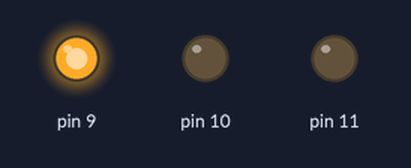
The sketch below on a simulated Arduino Uno, built with avr-gcc and run on an emulated ATmega328P. Shown: output pins drawn as LEDs (lit = HIGH).

Above: at 0.05 s.
At 0.9 s:
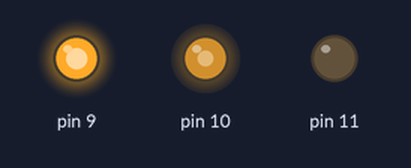
At 1.75 s:
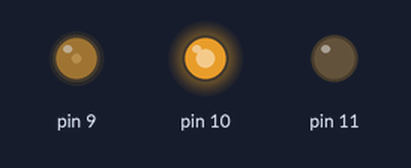
At 2.15 s:
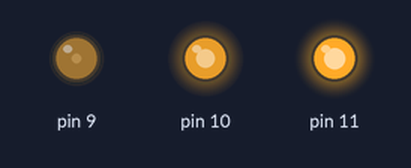
At 2.6 s:
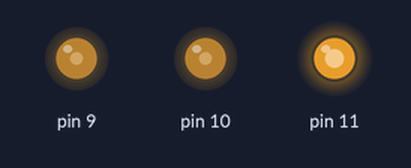
At 3.5 s:
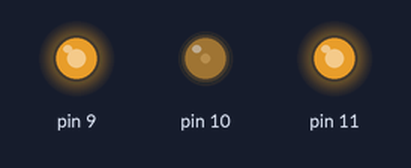
Timing chart, 0 to 8.1 s (numbered marks = the images above):
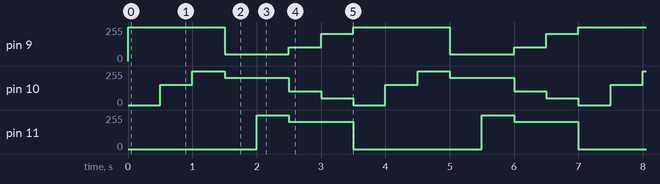

Measured:
- by itself, pin 9: repeats every 3.5 s: 51/255 1.0 s, 102/255 0.50 s, 204/255 0.50 s, 255/255 1.5 s
- by itself, pin 10: repeats every 3.5 s: 255/255 0.50 s, 204/255 1.0 s, 102/255 0.50 s, 51/255 0.50 s, 0/255 0.50 s, 153/255 0.50 s
- by itself, pin 11: repeats every 3.5 s: 204/255 1.0 s, 0/255 2.0 s, 255/255 0.50 s

The sketch:

led_rgb_ciclico_catodo_comun.ino
```cpp
// C++ code
//  LED RGB cíclico, cátodo común
//  David Guzmán
//  Mayo de 2022
//
//  Código generado usando Tinkercad (www.tinkercad.com)
//
//  Conexiones para LED RGB cátodo común:
//    LED                                         Arduino
//    R (rojo)          -- resistencia 220ohm --  pin D9
//    cátodo (pin largo) ------------------------  5V
//    G (verde)         -- resistencia 220ohm --  pin D10
//    B (azul)          -- resistencia 220ohm --  pin D11
//
// Las resistencias recomendadas pueden ser cualquier valor entre
// 200ohm y 1000ohm. Mayor resistencia, menor intesidad.

void setup()
{
  pinMode(9, OUTPUT);
  pinMode(10, OUTPUT);
  pinMode(11, OUTPUT);
}

void loop()
{
  //Rojo
  analogWrite(9, 255);
  analogWrite(10, 0);
  analogWrite(11, 0);
  delay(500); // Wait for 500 millisecond(s)
  //Naranja
  analogWrite(9, 255);
  analogWrite(10, 153);
  analogWrite(11, 0);
  delay(500); // Wait for 500 millisecond(s)
  //Amarillo
  analogWrite(9, 255);
  analogWrite(10, 255);
  analogWrite(11, 0);
  delay(500); // Wait for 500 millisecond(s)
  //Verde
  analogWrite(9, 51);
  analogWrite(10, 204);
  analogWrite(11, 0);
  delay(500); // Wait for 500 millisecond(s)
  //Celeste
  analogWrite(9, 51);
  analogWrite(10, 204);
  analogWrite(11, 255);
  delay(500); // Wait for 500 millisecond(s)
  //Morado
  analogWrite(9, 102);
  analogWrite(10, 102);
  analogWrite(11, 204);
  delay(500); // Wait for 500 millisecond(s)
  //Rosado
  analogWrite(9, 204);
  analogWrite(10, 51);
  analogWrite(11, 204);
  delay(500); // Wait for 500 millisecond(s)*/
}
```
